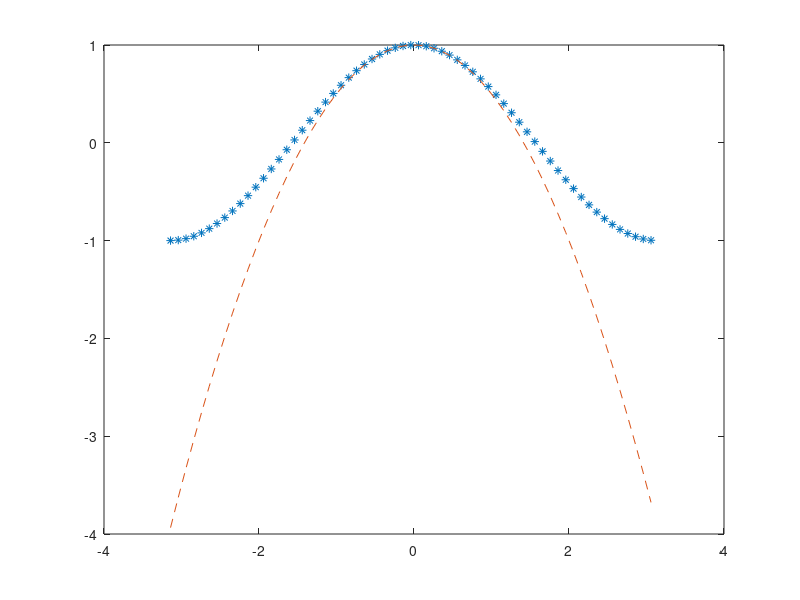

Source code (MATLAB):
% Problem 1, HW 1
% Roxanne Lutz
% 9/2/25
% MATH375
clc, clearvars
close all

h = 0.1;
x = [-pi:h:pi];
%AxesH = axes('Xlim', [-pi, pi], 'XTick', [(-pi):h:pi], 'NextPlot', 'add');

y_exact   = cos(x);
y_taylor2 = 1 - (1/2)*(x.^2);

plot(x, y_exact, '*', x, y_taylor2, '--');
